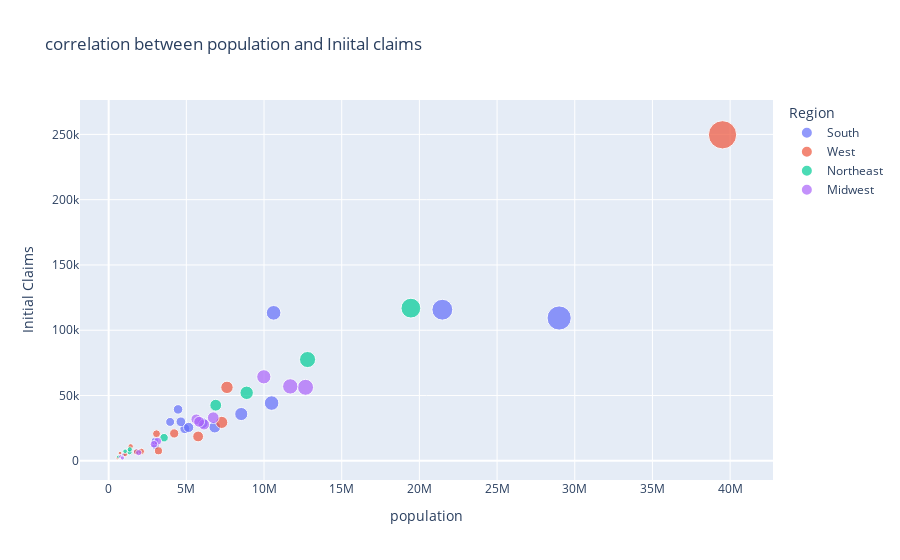

The code cell stored with this chart in its notebook:
### Code cell
px.scatter(df_statewise,y="Initial Claims",x="population",color="Region",hover_data=["statename"],size="population",title="correlation between population and Iniital claims")

### Figure 1 — Plotly figure (JSON) as saved in the notebook; plotly's stock layout.template omitted (floating-point values rounded to 4 significant figures)
{"data": [{"customdata": [["Alabama"], ["Arkansas"], ["Delaware"], ["Florida"], ["Georgia"], ["Kentucky"], ["Louisiana"], ["Maryland"], ["Mississippi"], ["North Carolina"], ["Oklahoma"], ["South Carolina"], ["Tennessee"], ["Texas"], ["Virginia"], ["West Virginia"]], "hovertemplate": "Region=South<br>population=%{marker.size}<br>Initial Claims=%{y}<br>statename=%{customdata[0]}<extra></extra>", "legendgroup": "South", "marker": {"color": "#636efa", "size": [4903185, 3017804, 973764, 21477737, 10617423, 4467673, 4648794, 6045680, 2976149, 10488084, 3956971, 5148714, 6829174, 28995881, 8535519, 1792147], "sizemode": "area", "sizeref": 98780.0, "symbol": "circle"}, "mode": "markers", "name": "South", "orientation": "v", "showlegend": true, "type": "scatter", "x": [4903185, 3017804, 973764, 21477737, 10617423, 4467673, 4648794, 6045680, 2976149, 10488084, 3956971, 5148714, 6829174, 28995881, 8535519, 1792147], "xaxis": "x", "y": [24590.0, 11380.0, 4597.0, 115700.0, 113300.0, 39360.0, 29870.0, 28860.0, 15030.0, 44210.0, 29750.0, 25530.0, 25790.0, 109400.0, 35800.0, 7026.0], "yaxis": "y"}, {"customdata": [["Alaska"], ["Arizona"], ["California"], ["Colorado"], ["Hawaii"], ["Idaho"], ["Montana"], ["Nevada"], ["New Mexico"], ["Oregon"], ["Utah"], ["Washington"], ["Wyoming"]], "hovertemplate": "Region=West<br>population=%{marker.size}<br>Initial Claims=%{y}<br>statename=%{customdata[0]}<extra></extra>", "legendgroup": "West", "marker": {"color": "#EF553B", "size": [731545, 7278717, 39512223, 5758736, 1415872, 1787065, 1068778, 3080156, 2096829, 4217737, 3205958, 7614893, 578759], "sizemode": "area", "sizeref": 98780.0, "symbol": "circle"}, "mode": "markers", "name": "West", "orientation": "v", "showlegend": true, "type": "scatter", "x": [731545, 7278717, 39512223, 5758736, 1415872, 1787065, 1068778, 3080156, 2096829, 4217737, 3205958, 7614893, 578759], "xaxis": "x", "y": [5876.0, 29390.0, 249700.0, 18620.0, 11040.0, 6798.0, 4918, 20690.0, 7185.0, 20930.0, 7623.0, 56240.0, 2122.0], "yaxis": "y"}, {"customdata": [["Connecticut"], ["Maine"], ["Massachusetts"], ["New Hampshire"], ["New Jersey"], ["New York"], ["Pennsylvania"], ["Rhode Island"], ["Vermont"]], "hovertemplate": "Region=Northeast<br>population=%{marker.size}<br>Initial Claims=%{y}<br>statename=%{customdata[0]}<extra></extra>", "legendgroup": "Northeast", "marker": {"color": "#00cc96", "size": [3565287, 1344212, 6892503, 1359711, 8882190, 19453561, 12801989, 1059361, 623989], "sizemode": "area", "sizeref": 98780.0, "symbol": "circle"}, "mode": "markers", "name": "Northeast", "orientation": "v", "showlegend": true, "type": "scatter", "x": [3565287, 1344212, 6892503, 1359711, 8882190, 19453561, 12801989, 1059361, 623989], "xaxis": "x", "y": [17670.0, 6586.0, 42570.0, 8707.0, 52050.0, 116900.0, 77540.0, 7285.0, 3061.0], "yaxis": "y"}, {"customdata": [["Illinois"], ["Indiana"], ["Iowa"], ["Kansas"], ["Michigan"], ["Minnesota"], ["Missouri"], ["Nebraska"], ["North Dakota"], ["Ohio"], ["South Dakota"], ["Wisconsin"]], "hovertemplate": "Region=Midwest<br>population=%{marker.size}<br>Initial Claims=%{y}<br>statename=%{customdata[0]}<extra></extra>", "legendgroup": "Midwest", "marker": {"color": "#ab63fa", "size": [12671821, 6732219, 3155070, 2913314, 9986857, 5639632, 6137428, 1934408, 762062, 11689100, 884659, 5822434], "sizemode": "area", "sizeref": 98780.0, "symbol": "circle"}, "mode": "markers", "name": "Midwest", "orientation": "v", "showlegend": true, "type": "scatter", "x": [12671821, 6732219, 3155070, 2913314, 9986857, 5639632, 6137428, 1934408, 762062, 11689100, 884659, 5822434], "xaxis": "x", "y": [56280.0, 33000.0, 14950.0, 12660.0, 64310.0, 31790.0, 27830.0, 6220.0, 3172.0, 56950.0, 2155.0, 29850.0], "yaxis": "y"}], "layout": {"autosize": true, "legend": {"itemsizing": "constant", "title": {"text": "Region"}, "tracegroupgap": 0}, "title": {"text": "correlation between population and Iniital claims"}, "xaxis": {"anchor": "y", "autorange": true, "domain": [0, 1], "range": [-1711000.0, 42200000.0], "title": {"text": "population"}, "type": "linear"}, "yaxis": {"anchor": "x", "autorange": true, "domain": [0, 1], "range": [-16100.0, 282000.0], "title": {"text": "Initial Claims"}, "type": "linear"}}}
